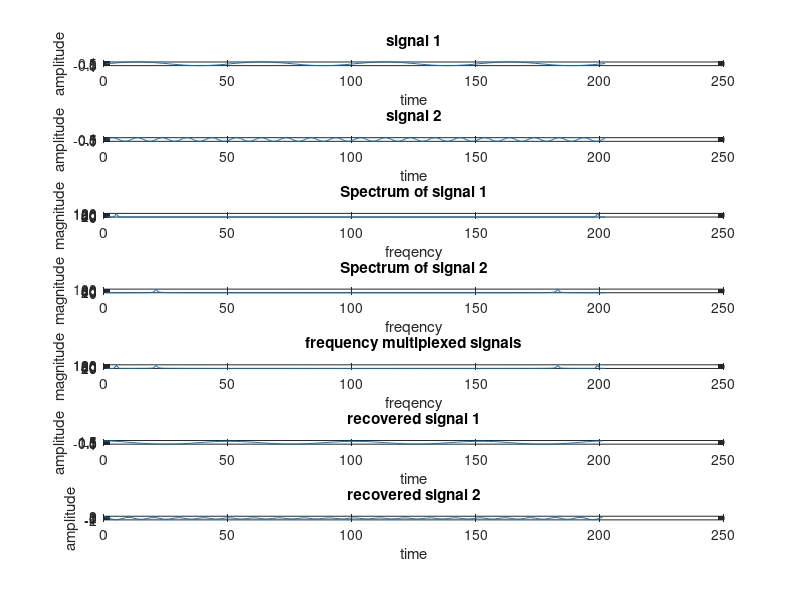

Write the MATLAB code that produced this figure.
%program for frequency division multiplexing and demultiplexing
close all
clear all
clc
Fs = 100; % sampling freq
t = [0:2*Fs+1]'/Fs;
x1 = sin(2*pi*2*t); % signal 1 signal
z1 = fft(x1);
z1=abs(z1);
x2 = sin(2*pi*10*t); % signal 2 signal
z2 = fft(x2);
z2=abs(z2);
figure;
subplot(7,1,1); plot(x1);
title('signal 1');xlabel('time');ylabel('amplitude');
subplot(7,1,2); plot(x2);
title('signal 2');xlabel('time');ylabel('amplitude');
subplot(7,1,3); plot(z1);
title('Spectrum of signal 1');xlabel('freqency');ylabel('magnitude');
subplot(7,1,4); plot(z2);
title('Spectrum of signal 2');xlabel('freqency');ylabel('magnitude');
% freqency multiplexing
z=z1+z2;
subplot(7,1,5);
plot(z);
title('frequency multiplexed signals'); 
xlabel('freqency');ylabel('magnitude');% freqency demultiplexing
f1=[ones(10,1); zeros(182,1);ones(10,1)];%applying filter for signal 1
dz1=z.*f1;
d1 = ifft(dz1);
subplot(7,1,6)
plot(t*100,d1);
f2=[zeros(10,1); ones(182,1);zeros(10,1)];% applying filter for signal 2
dz2=z.*f2;
d2 = ifft(dz2);
title('recovered signal 1');xlabel('time');ylabel('amplitude');
subplot(7,1,7)
plot(t*100,d2);
title('recovered signal 2');xlabel('time');ylabel('amplitude');
